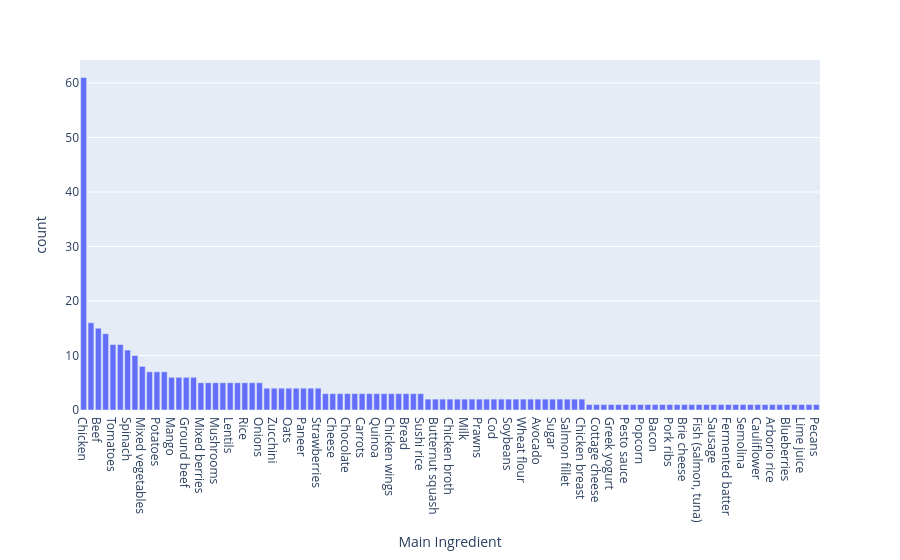

This figure's notebook cell:
### Code cell
fig = px.bar(df['Main Ingredient'].value_counts().reset_index(),
            x='Main Ingredient', y='count',
            hover_data=['Main Ingredient'])
fig.show()

### Figure 1 — Plotly figure (JSON) as saved in the notebook; plotly's stock layout.template omitted (floating-point values rounded to 4 significant figures)
{"data": [{"alignmentgroup": "True", "hovertemplate": "Main Ingredient=%{x}<br>count=%{y}<extra></extra>", "legendgroup": "", "marker": {"color": "#636efa", "pattern": {"shape": ""}}, "name": "", "offsetgroup": "", "orientation": "v", "showlegend": false, "textposition": "auto", "type": "bar", "x": ["Chicken", "Flour", "Beef", "Pasta", "Tomatoes", "Apples", "Spinach", "Shrimp", "Mixed vegetables", "Pizza dough", "Potatoes", "Vegetables", "Mango", "Eggs", "Ground beef", "Salmon", "Mixed berries", "Eggplant", "Mushrooms", "Yogurt (milk, cultures)", "Lentils", "Romaine lettuce", "Rice", "Tofu", "Onions", "Bell peppers", "Zucchini", "Lobster", "Oats", "Pumpkin", "Paneer", "Bananas", "Strawberries", "Cucumbers", "Cheese", "Lamb", "Chocolate", "Chickpeas", "Carrots", "Lemon juice", "Quinoa", "Brussels sprouts", "Chicken wings", "Ladyfingers", "Bread", "Portobello mushrooms", "Sushi rice", "Grilled chicken", "Butternut squash", "Almonds", "Chicken broth", "Milk solids", "Milk", "Dough", "Prawns", "Fish fillets", "Cod", "Peanuts", "Soybeans", "Graham crackers", "Wheat flour", "Cabbage", "Avocado", "Cucumber", "Sugar", "Tuna", "Salmon fillet", "Sweet potatoes", "Chicken breast", "Lentil dumplings", "Cottage cheese", "Berries", "Greek yogurt", "Watermelon", "Pesto sauce", "Buttermilk", "Popcorn", "Lamb/Chicken", "Bacon", "Black beans", "Pork ribs", "Oranges", "Brie cheese", "Fish", "Fish (salmon, tuna)", "Mixed fruits", "Sausage", "Basmati rice", "Fermented batter", "Kidney beans", "Semolina", "Potato", "Cauliflower", "Mutton", "Arborio rice", "Miso paste", "Blueberries", "Cream cheese", "Lime juice", "Pineapple", "Pecans"], "xaxis": "x", "y": [61, 16, 15, 14, 12, 12, 11, 10, 8, 7, 7, 7, 6, 6, 6, 6, 5, 5, 5, 5, 5, 5, 5, 5, 5, 4, 4, 4, 4, 4, 4, 4, 4, 3, 3, 3, 3, 3, 3, 3, 3, 3, 3, 3, 3, 3, 3, 2, 2, 2, 2, 2, 2, 2, 2, 2, 2, 2, 2, 2, 2, 2, 2, 2, 2, 2, 2, 2, 2, 1, 1, 1, 1, 1, 1, 1, 1, 1, 1, 1, 1, 1, 1, 1, 1, 1, 1, 1, 1, 1, 1, 1, 1, 1, 1, 1, 1, 1, 1, 1, 1], "yaxis": "y"}], "layout": {"barmode": "relative", "legend": {"tracegroupgap": 0}, "margin": {"t": 60}, "xaxis": {"anchor": "y", "domain": [0, 1], "title": {"text": "Main Ingredient"}}, "yaxis": {"anchor": "x", "domain": [0, 1], "title": {"text": "count"}}}}
